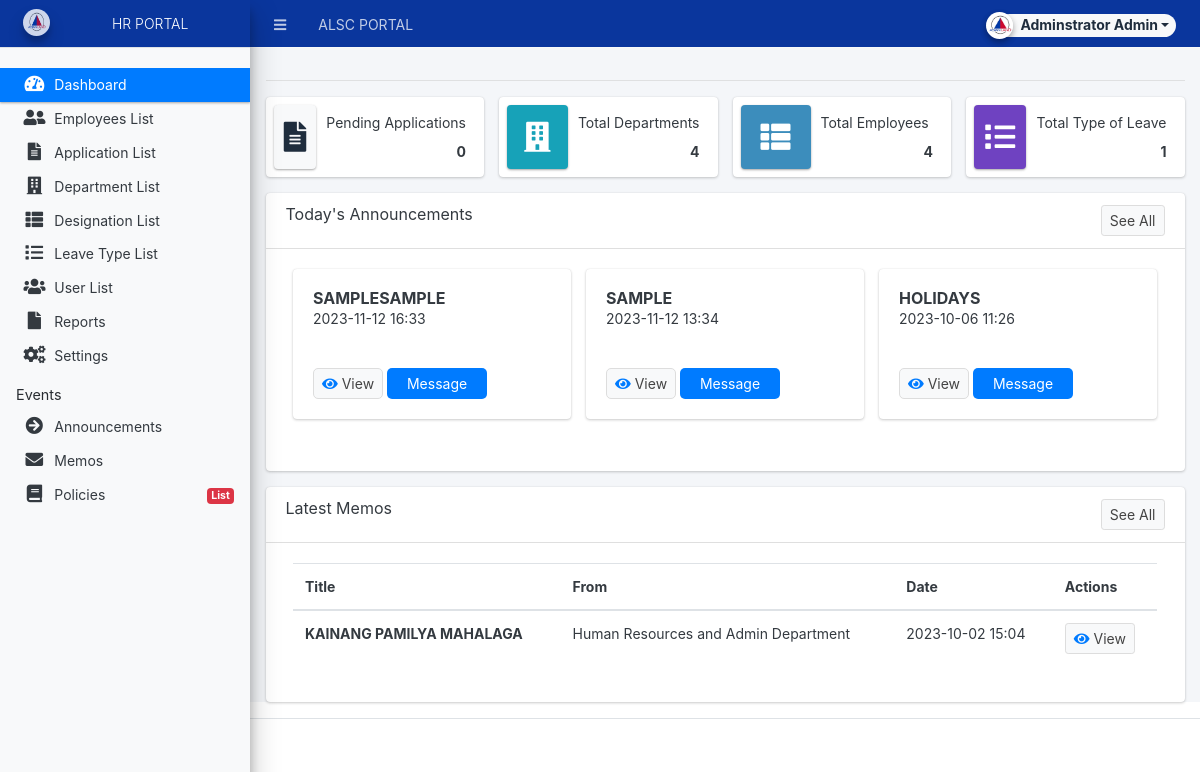
/admin/index.php (signed in), run on an earlier commit of the app's database.
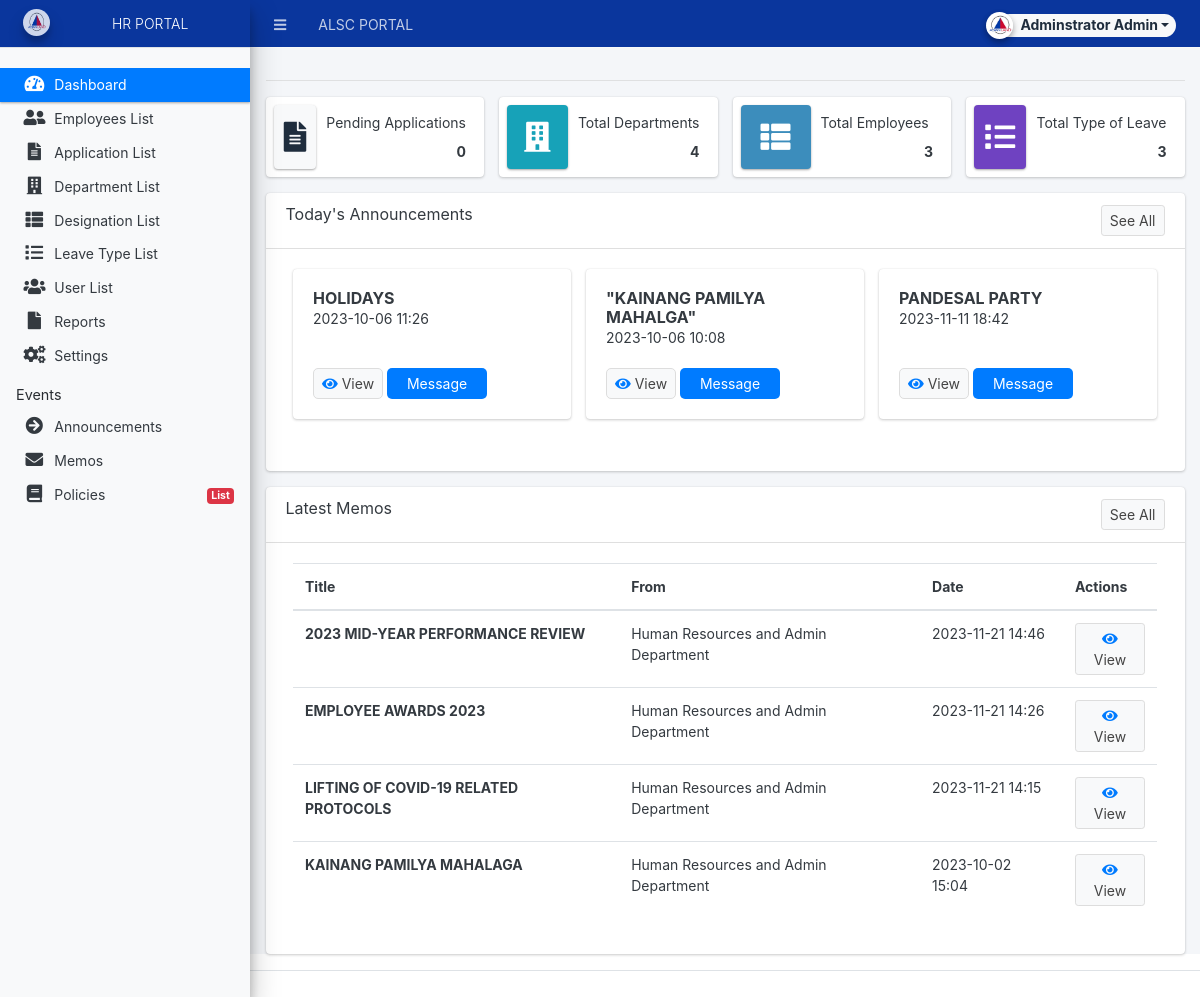
And on a later commit of the database.
### tables this page shows
CREATE TABLE `announcement_list` (
  `id` int(30) NOT NULL,
  `title` text NOT NULL,
  `description` text NOT NULL,
  `date_created` datetime NOT NULL DEFAULT current_timestamp(),
  `date_updated` datetime DEFAULT NULL ON UPDATE current_timestamp(),
  `to_` text NOT NULL,
  `from_` text NOT NULL,
  `date_` datetime NOT NULL,
  `cc_` text NOT NULL,
  `ref_` text NOT NULL,
  `re_` text NOT NULL,
  `message` text NOT NULL
);

CREATE TABLE `memo_list` (
  `id` int(30) NOT NULL,
  `title` text NOT NULL,
  `description` text NOT NULL,
  `date_created` datetime NOT NULL DEFAULT current_timestamp(),
  `date_updated` datetime DEFAULT NULL ON UPDATE current_timestamp(),
  `to_` text NOT NULL,
  `from_` text NOT NULL,
  `date_` datetime NOT NULL,
  `cc_` text NOT NULL,
  `ref_` text NOT NULL,
  `re_` text NOT NULL
);

### classes/DBConnection.php (called while the page is built, shortened)
<?php
class DBConnection{
    private $host = DB_SERVER;
    private $username = DB_USERNAME;
    private $password = DB_PASSWORD;
    private $database = DB_NAME;
    public $conn;
    public function __construct(){
        if (!isset($this->conn)) {
            $this->conn = new mysqli($this->host, $this->username, $this->password, $this->database);
        }
    }
}
?>

### classes/SystemSettings.php (called while the page is built, shortened)
<?php
class SystemSettings extends DBConnection{
	function userdata($field = ''){
		if(!empty($field)){
			if(isset($_SESSION['userdata'][$field]))
				return $_SESSION['userdata'][$field];
			else
				return null;
		}else{
			return false;
		}
	}
}
$_settings = new SystemSettings();
?>

### admin/home.php (the view, shortened to what the changed rows need)
<?php if($_settings->userdata('type') != 3): ?>
<div class="row">
          <div class="col-12 col-sm-6 col-md-3">
            <div class="info-box">
              <span class="info-box-icon bg-light elevation-1"><i class="fas fa-file-alt"></i></span>
              <div class="info-box-content">
                <span class="info-box-text">Pending Applications</span>
                <span class="info-box-number text-right">
                  <?php
                    $pending = $conn->query("SELECT * FROM `leave_applications` where type != 0 and status = 0 ")->num_rows;
                    echo number_format($pending);
                  ?>
                </span>
              </div>
            </div>
          </div>
          <div class="col-12 col-sm-6 col-md-3">
            <div class="info-box mb-3">
              <span class="info-box-icon bg-info elevation-1"><i class="fas fa-building"></i></span>
              <div class="info-box-content">
                <span class="info-box-text">Total Departments</span>
                <span class="info-box-number text-right">
                  <?php
                    $department = $conn->query("SELECT id FROM `department_list` ")->num_rows;
                    echo number_format($department);
                  ?>
                </span>
              </div>
            </div>
          </div>
          <div class="col-12 col-sm-6 col-md-3">
            <div class="info-box mb-3">
              <span class="info-box-icon bg-lightblue elevation-1"><i class="fas fa-th-list"></i></span>
              <div class="info-box-content">
                <span class="info-box-text">Total Employees</span>
                <span class="info-box-number text-right">
                <?php
                    $employee = $conn->query("SELECT DISTINCT(user_id) as total FROM `employee_meta`")->num_rows;
                    echo number_format($employee);
                  ?>
                </span>
              </div>
            </div>
          </div>
          <div class="col-12 col-sm-6 col-md-3">
            <div class="info-box mb-3">
              <span class="info-box-icon bg-purple elevation-1"><i class="fas fa-list"></i></span>
              <div class="info-box-content">
                <span class="info-box-text">Total Type of Leave</span>
                <span class="info-box-number text-right">
                <?php
                    $leave_types = $conn->query("SELECT id FROM `leave_types` where status = 1 ")->num_rows;
                    echo number_format($leave_types);
                  ?>
                </span>
              </div>
            </div>
          </div>
        </div>
<?php endif; ?>
<div class="card">
  <div class="card-body">
    <div class="container-fluid">
      <div class="row">
        <?php
        $qry = $conn->query("SELECT * from `announcement_list` order by date_created desc LIMIT 3");
        while ($row = $qry->fetch_assoc()):
            $row['description'] = strip_tags(stripslashes(html_entity_decode($row['description'])));
        ?>
        <div class="col-md-4 mb-3">
          <div class="card " style="background-color: light; height: 150px;">
            <div class="card-body d-flex flex-column">
              <h5 class="card-title" style="font-weight: bold;"><?php echo $row['title'] ?></h5>
              <p class="card-text"><?php echo ($row['date_updated'] != null) ? date('Y-m-d H:i', strtotime($row['date_updated'])) : date('Y-m-d H:i', strtotime($row['date_created'])); ?></p>
              <div class="mt-auto">
                  <a class="btn btn-default btn-sm view_announce" style="border-radius:5px;" href="./?page=announcement/view_home&id=<?php echo $row['id'] ?>"><span class="fa fa-eye text-primary"></span> View</a>
                  <a class="btn btn-primary msg_announce" style="border-radius:5px;" href="javascript:void(0)" data-id="<?php echo $row['id'] ?>"><span></span> Message </a>
              </div>
            </div>
          </div>
        </div>
        <?php endwhile; ?>
      </div>
    </div>
  </div>
</div>
<div class="card">
  <div class="card-body">
    <div class="container-fluid">
      <table class="table">
        <thead>
          <tr>
            <th>Title</th>
            <th>From</th>
            <th>Date</th>
            <th>Actions</th>
          </tr>
        </thead>
        <tbody>
          <?php
          $qry = $conn->query("SELECT * from `memo_list` order by date_created desc LIMIT 5");
          while ($row = $qry->fetch_assoc()):
              $row['description'] = strip_tags(stripslashes(html_entity_decode($row['description'])));
          ?>
          <tr>
            <td style="font-weight: bold;"><?php echo $row['title'] ?></td>
            <td><?php echo $row['from_'] ?></td>
            <td><?php echo ($row['date_updated'] != null) ? date('Y-m-d H:i', strtotime($row['date_updated'])) : date('Y-m-d H:i', strtotime($row['date_created'])); ?></td>
            <td>
              <a class="btn btn-default btn-sm view_memo" href="javascript:void(0)" data-id="<?php echo $row['id'] ?>"><span class="fa fa-eye text-primary"></span> View</a>
            </td>
          </tr>
          <?php endwhile; ?>
        </tbody>
      </table>
    </div>
  </div>
</div>

What changed in the data, as far as the page shows it:
removed announcement_list: title "SAMPLESAMPLE", date_created "2023-11-12 16:33"
removed announcement_list: title "SAMPLE", date_created "2023-11-12 13:34"
now on this page (row unchanged): announcement_list: title "\"KAINANG PAMILYA MAHALGA\"", date_created "2023-10-06 10:08"
now on this page (row unchanged): announcement_list: title "PANDESAL PARTY", date_updated "2023-11-11 18:42"
added memo_list: title "2023 MID-YEAR PERFORMANCE REVIEW", from_ "Human Resources and Admin Department", date_updated "2023-11-21 14:46"
added memo_list: title "EMPLOYEE AWARDS 2023", from_ "Human Resources and Admin Department", date_updated "2023-11-21 14:26"
added memo_list: title "LIFTING OF COVID-19 RELATED PROTOCOLS", from_ "Human Resources and Admin Department", date_updated "2023-11-21 14:15"
Also different on the page:
$employee: "4" → "3"
$leave_types: "1" → "3"
